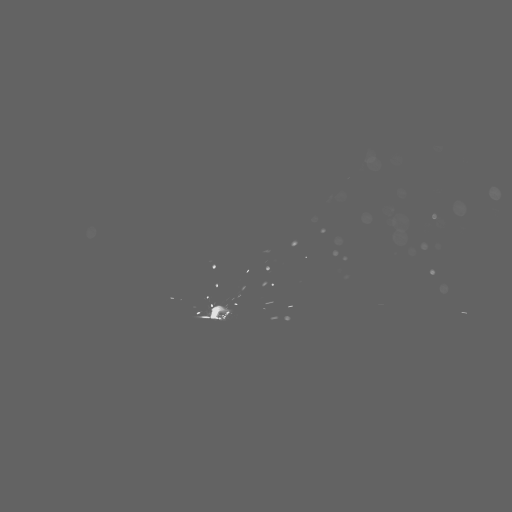
#> input picture IR_track/frames/IR_11.png, 1024 x 1024 px, given in place of IR_0.png, which was not available (shown at 1/2 size)
$ python thres.py
#> lines starting #> are read from the running program, lines starting #| are printed output that depends on the picture
import cv2
import numpy as np

for k in range(200):
    print("Processing frame ",k)
    img = cv2.imread('frames/IR_'+str(k)+'.png',0)
#> img is the input picture: shape (1024, 1024); min 99, max 226, mean 99.2
    width, height = img.shape
#> width = 1024; height = 1024

    nw=10 # divisions in width
    nh=10 # divisions in height
    dh=int(height/nh)
#> dh = 102
    dw=int(width/nw)
#> dw = 102

    for i in range(nw):
        for j in range(nh):
            # # TODO: handle the remain 4 pixels on RHS
            # if condition:
            #     pass
            #
            roi = img[dw*i:dw*i+dw, dh*j:dh*j+dh]
            # Otsu's thresholding after Gaussian filtering
            blur = cv2.GaussianBlur(roi,(5,5),0)
            ret3,th3 = cv2.threshold(blur,0,255,cv2.THRESH_BINARY+cv2.THRESH_OTSU)
            if int(th3.mean())==255:
                th3[:,:]=0
            img[dw*i:dw*i+dw, dh*j:dh*j+dh]=th3
#> blur: shape (102, 102); every value is 99
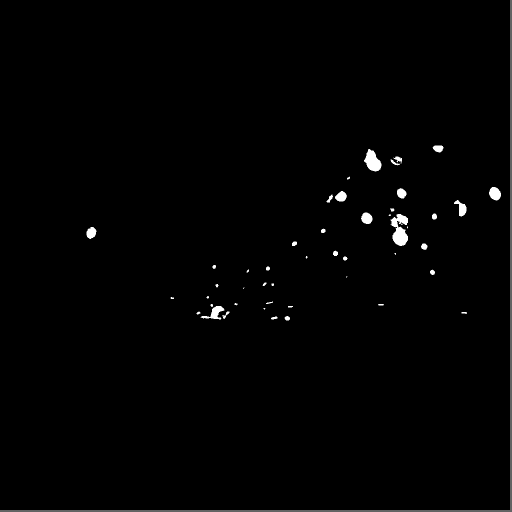
#> img: shape (1024, 1024) (shown at 1/2 size); min 0, max 255, mean 2.5
#> roi: shape (102, 102); every value is 0
    cv2.imwrite("thresh/TH_"+str(k)+".png",img)
#> pass 2 of the loop `for k in range(200):`:
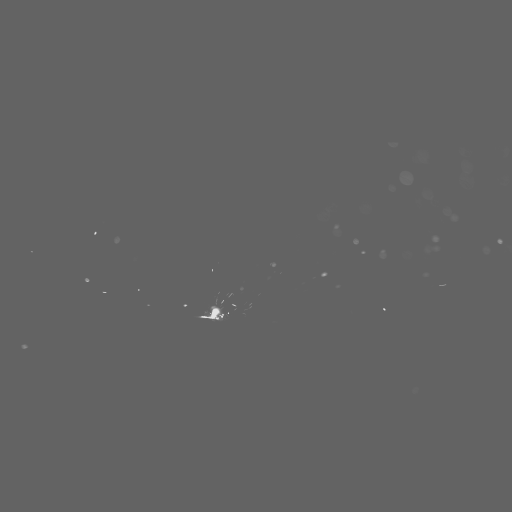
#> input picture IR_track/frames/IR_116.png, 1024 x 1024 px, given in place of IR_1.png, which was not available (shown at 1/2 size)
#> img is the input picture: shape (1024, 1024); min 99, max 226, mean 99.1
#> after the loop `for i in range(nw):`:
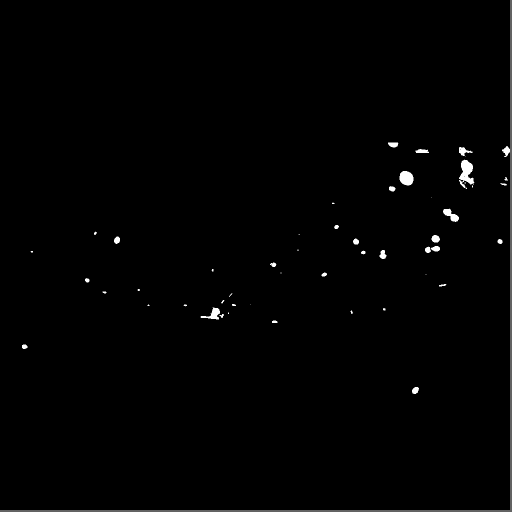
#> img: shape (1024, 1024) (shown at 1/2 size); min 0, max 255, mean 2.1
#> (the run stopped early here; a loop or call above may not have finished)
